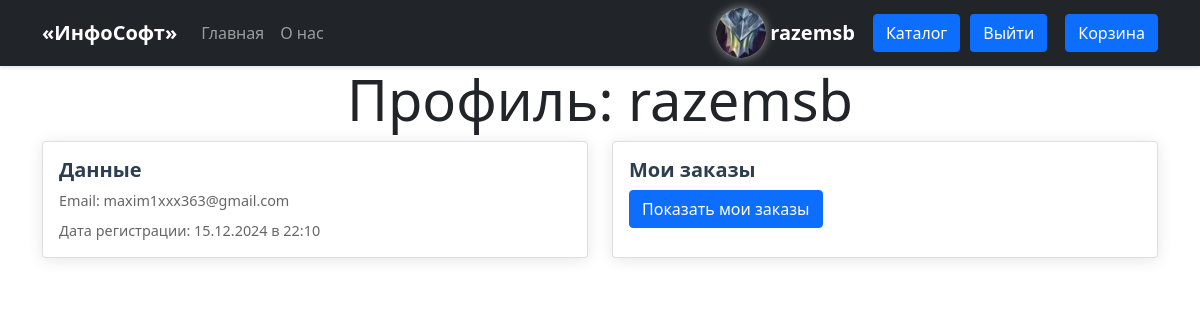
The app's page /profile.php (signed in) with its own data.
### tables this page shows
CREATE TABLE `users` (
  `ID` int(11) NOT NULL,
  `Login` varchar(20) NOT NULL,
  `Password` varchar(70) NOT NULL,
  `Email` varchar(40) NOT NULL,
  `avatar` varchar(80) NOT NULL,
  `is_admin` tinyint(4) NOT NULL,
  `is_active` enum('active','no_active') NOT NULL,
  `date_reg` timestamp NOT NULL DEFAULT CURRENT_TIMESTAMP ON UPDATE CURRENT_TIMESTAMP
);

### profile.php (the view, shortened to what this page needs)
<?php
require_once('db.php');
$user_login = $_SESSION['user_login'];
$sql = "SELECT * FROM users WHERE login = '$user_login'";
$result = $conn->query($sql);
if ($result->num_rows > 0) {
    $user = $result->fetch_assoc();
}
?>
<!DOCTYPE html>
<html lang="en">
<head>
    <link rel="stylesheet" href="css/style.css">
    <link rel="stylesheet" href="https://cdn.jsdelivr.net/npm/bootstrap@5.1.3/dist/css/bootstrap.min.css">
</head>
<body>
<header class="navbar navbar-expand-lg navbar-dark bg-dark">
  <div class="container">
    <a class="navbar-brand" href="main.php">«ИнфоСофт»</a>
    <div class="collapse navbar-collapse" id="navbarNav">
      <ul class="navbar-nav me-auto">
        <li class="nav-item">
          <a class="nav-link" href="main.php">Главная</a>
        </li>
        <li class="nav-item">
          <a class="nav-link" href="about.html">О нас</a>
        </li>
      </ul>
      <div class="d-flex align-items-center">
        <?php if ($user_login): ?>
          <img src="avatars/<?= $user['avatar'] ?>" alt="Avatar" class="circle-avatar" style="width:50px; height:50px; border-radius: 50%; box-shadow: 0 0 10px rgba(255, 255, 255, 0.5);">
          <span class="user-name ms-1"><?= htmlspecialchars($user_login) ?></span>
          <a href="main.php" class="btn btn-primary ms-2">Каталог</a>
          <a href="session_destroy.php" class="btn logout-btn">Выйти</a>
        <?php else: ?>
          <a href="#" class="btn register-btn ms-2" id="openModal">Вход/Регистрация</a>
        <?php endif; ?>
        <a href="buylist.php" class="btn btn-primary ms-2">Корзина</a>
        </div>
    </div>
  </div>
</header>
<main class="container">
  <h1 class="display-4 text-center">Профиль: <?= htmlspecialchars($user_login) ?></h1>
  <div class="row">
    <div class="col-12 col-md-6">
      <div class="card">
        <div class="card-body">
          <h5 class="card-title">Данные</h5>
          <p class="card-text">Email: <?= $user['Email'] ?></p>
          <p class="card-text">Дата регистрации: <?= date('d.m.Y в H:i', strtotime($user['date_reg'])) ?></p>
        </div>
      </div>
    </div>
    <div class="col-12 col-md-6">
      <div class="card">
        <div class="card-body">
          <h5 class="card-title">Мои заказы</h5>
          <button type="button" class="btn btn-primary" data-bs-toggle="collapse" data-bs-target="#orders" aria-expanded="false" aria-controls="orders" class="mb-5">
            Показать мои заказы
          </button>
        </div>
      </div>
    </div>
  </div>
</main>
</body>
</html>

### css/style.css (style rules this page uses)
body { margin: 0; padding: 0; background-color: #f8f9fa; font-family: 'Segoe UI', Tahoma, Geneva, Verdana, sans-serif; transition: all 0.3s ease; overflow: auto; }
.navbar { box-shadow: 0 2px 4px rgba(0,0,0,.1); }
.navbar-brand { font-weight: 600; font-size: 1.5rem; color: #fff !important; }
.card { border: none; border-radius: 10px; box-shadow: 0 2px 15px rgba(0,0,0,.1); transition: all 0.3s ease; height: 100%; justify-content: space-between; display: flex; flex-direction: column; }
.card-body { padding: 1.5rem; }
.card-title { font-weight: 600; color: #2c3e50; margin-bottom: 1rem; }
.card-text { color: #666; font-size: 0.9rem; margin-bottom: 0.5rem; }
.btn { border-radius: 5px; padding: 0.5rem 1rem; font-weight: 500; transition: all 0.3s ease; margin-top: 0; }
.btn-primary { width: auto; background-color: #0d6efd; border: none; color: #fff; }
.card { animation: fadeIn 0.5s ease-out; }
.card-body { animation: fadeIn 0.5s ease-out; }
.card-title { animation: fadeIn 0.5s ease-out; }
.card-text { animation: fadeIn 0.5s ease-out; }
.btn { animation: fadeIn 0.5s ease-out; }
.logout-btn { margin-left: 10px; margin-right: 10px; background-color: #0d6efd!important; border: none; color: #fff!important; }
.user-name { margin-right: 10px; font-weight: bold; color: #fff!important; font-size: 20px; margin-top: 5px; margin-bottom: 5px; }
body { font-family: Arial, sans-serif; }

### records on screen
users: avatar (picture), Email "maxim1xxx363@gmail.com", date_reg "15.12.2024 в 22:10"

### other values on screen
$user_login "razemsb"
